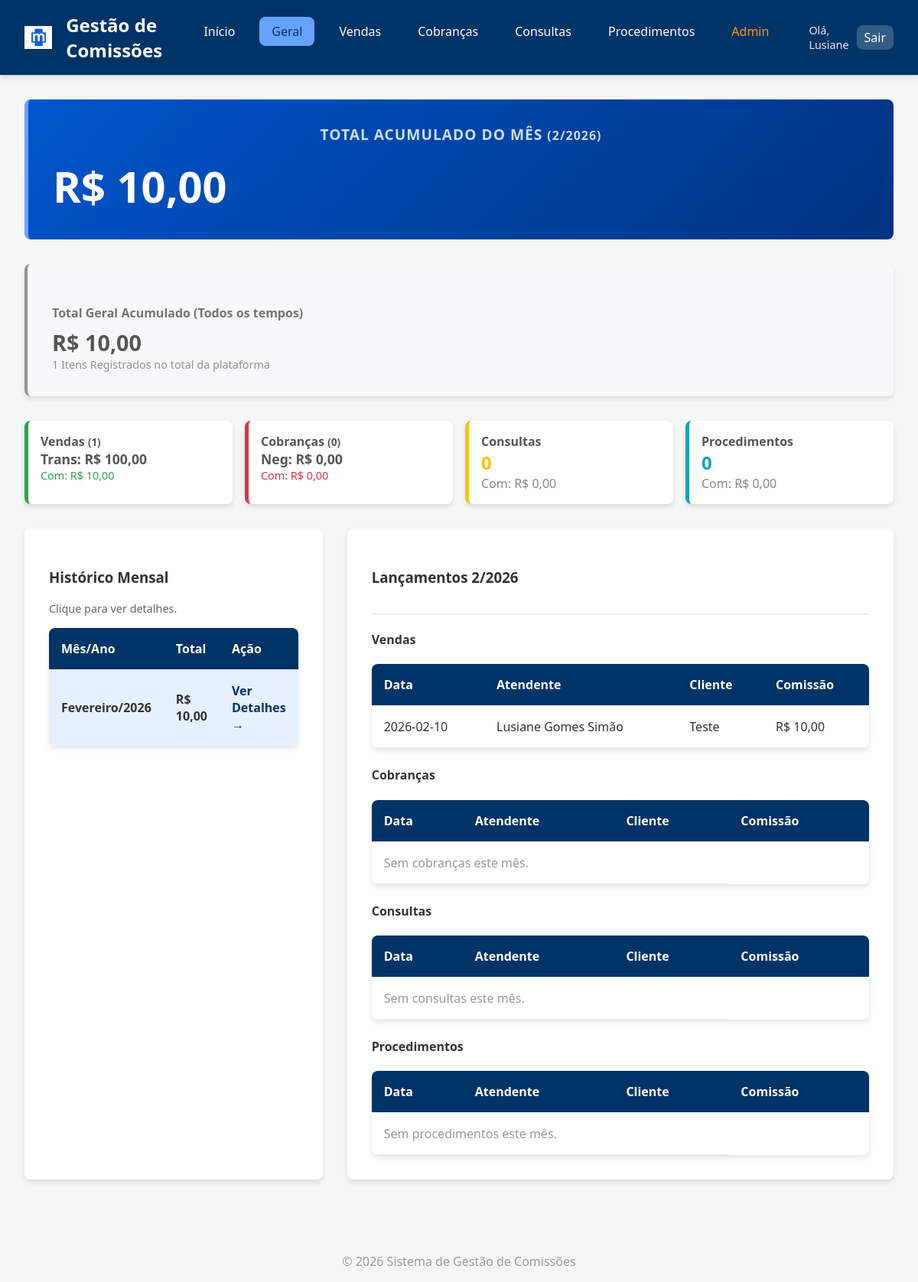
/geral (signed in), run on the app's committed database.
### models.py (models this page shows, shortened)
class User(UserMixin, db.Model):
    __tablename__ = 'users'
    id = db.Column(db.Integer, primary_key=True)
    username = db.Column(db.String(150), unique=True, nullable=False) # Será o Full Name
    full_name = db.Column(db.String(200), nullable=False)
    password_hash = db.Column(db.String(256), nullable=False)

class Vendas(db.Model):
    __tablename__ = 'vendas'
    id = db.Column(db.Integer, primary_key=True)
    user_id = db.Column(db.Integer, db.ForeignKey('users.id'), nullable=False)
    nome_cliente = db.Column(db.String(150), nullable=False)
    data_venda = db.Column(db.Date, nullable=False, default=datetime.utcnow)
    tipo_venda = db.Column(db.String(50), nullable=False)
    valor_total = db.Column(db.Numeric(10, 2), nullable=False)
    comissao_calculada = db.Column(db.Numeric(10, 2), nullable=False)

### app.py (the view, shortened to what this page needs)
@app.route('/geral')
@login_required
def relatorios():
    is_admin = current_user.full_name.strip().lower() == "lusiane gomes simão"
    def base_query(model):
        q = model.query
        if not is_admin:
            q = q.filter_by(user_id=current_user.id)
        return q
    def get_sum(model, col):
        q = db.session.query(func.sum(col))
        if not is_admin:
            q = q.filter(model.user_id == current_user.id)
        return q.scalar() or 0
    tv = get_sum(Vendas, Vendas.comissao_calculada)
    tcb = get_sum(Cobrancas, Cobrancas.comissao_calculada)
    tcs = get_sum(Consultas, Consultas.comissao_calculada)
    tp = get_sum(Procedimentos, Procedimentos.comissao_calculada)
    total_acumulado_geral = tv + tcb + tcs + tp
    tv_bruto = get_sum(Vendas, Vendas.valor_total)
    tcb_bruto = get_sum(Cobrancas, Cobrancas.valor_negociado)
    qv = base_query(Vendas).count()
    qcb = base_query(Cobrancas).count()
    qcs = base_query(Consultas).count()
    qp = base_query(Procedimentos).count()
    total_itens_geral = qv + qcb + qcs + qp
    resumo_geral = {
        'vendas': {'qtd': qv, 'val': tv, 'bruto': tv_bruto},
        'cobrancas': {'qtd': qcb, 'val': tcb, 'bruto': tcb_bruto},
        'consultas': {'qtd': qcs, 'val': tcs, 'bruto': 0},
        'procedimentos': {'qtd': qp, 'val': tp, 'bruto': 0}
    }
    historico = defaultdict(float)
    def agregar(model, date_col):
        q = db.session.query(date_col, model.comissao_calculada)
        if not is_admin:
            q = q.filter(model.user_id == current_user.id)
        results = q.all()
        for dt, valor in results:
            if dt:
                historico[f"{dt.year:04d}-{dt.month:02d}"] += float(valor)
    agregar(Vendas, Vendas.data_venda)
    agregar(Cobrancas, Cobrancas.data_negociacao)
    agregar(Consultas, Consultas.data_consulta)
    agregar(Procedimentos, Procedimentos.data_procedimento)
    historico_ordenado = sorted(historico.items(), key=lambda x: x[0], reverse=True)
    lista_historico = []
    meses_nomes = {1:'Janeiro', 2:'Fevereiro', 3:'Março', 4:'Abril', 5:'Maio', 6:'Junho', 7:'Julho', 8:'Agosto', 9:'Setembro', 10:'Outubro', 11:'Novembro', 12:'Dezembro'}
    for ym, valor in historico_ordenado:
        ano, mes = map(int, ym.split('-'))
        lista_historico.append({
            'label': f"{meses_nomes[mes]}/{ano}",
            'total': valor,
            'mes': mes, 'ano': ano
        })
    mes_filtro = request.args.get('mes', type=int)
    ano_filtro = request.args.get('ano', type=int)
    if not mes_filtro or not ano_filtro:
        agora = datetime.now()
        mes_filtro = agora.month
        ano_filtro = agora.year
        current_ym = f"{ano_filtro:04d}-{mes_filtro:02d}"
        if current_ym not in historico and historico_ordenado:
            ultimo_ano_mes = historico_ordenado[0][0]
            ano_filtro, mes_filtro = map(int, ultimo_ano_mes.split('-'))
    _, last_day = calendar.monthrange(ano_filtro, mes_filtro)
    inicio_filtro = datetime(ano_filtro, mes_filtro, 1).date()
    fim_filtro = datetime(ano_filtro, mes_filtro, last_day).date()
    detalhes = {
        'vendas': base_query(Vendas).filter(Vendas.data_venda >= inicio_filtro, Vendas.data_venda <= fim_filtro).all(),
        'cobrancas': base_query(Cobrancas).filter(Cobrancas.data_negociacao >= inicio_filtro, Cobrancas.data_negociacao <= fim_filtro).all(),
        'consultas': base_query(Consultas).filter(Consultas.data_consulta >= inicio_filtro, Consultas.data_consulta <= fim_filtro).all(),
        'procedimentos': base_query(Procedimentos).filter(Procedimentos.data_procedimento >= inicio_filtro, Procedimentos.data_procedimento <= fim_filtro).all(),
    }
    total_mes_selecionado = historico.get(f"{ano_filtro:04d}-{mes_filtro:02d}", 0.0)
    user_dict = {u.id: u.full_name for u in User.query.all()}
    return render_template('relatorios.html',
                           total_acumulado_geral=total_acumulado_geral,
                           total_itens_geral=total_itens_geral,
                           resumo_geral=resumo_geral,
                           lista_historico=lista_historico,
                           detalhes=detalhes,
                           filtro={'mes': mes_filtro, 'ano': ano_filtro, 'total': total_mes_selecionado},
                           user_dict=user_dict)

### templates/relatorios.html (shortened to what this page needs)
{% extends "base.html" %}
{% block content %}
<div style="margin-bottom: 2rem;">
    <div class="total-geral-highlight"
        style="background: linear-gradient(135deg, #0055cc 0%, #003380 100%); margin-bottom: 1rem; border-left: 5px solid #66A3FF; padding: 2rem; border-radius: 8px;">
        <h2 style="color: #cce0ff; text-transform: uppercase; font-size: 1.2rem; letter-spacing: 1px;">Total Acumulado
            do Mês <small>({{ filtro.mes }}/{{ filtro.ano }})</small></h2>
        <div style="display: flex; justify-content: space-between; align-items: flex-end;">
            <div class="value" style="color: white; font-size: 3.5rem; font-weight: bold;">R$ {{
                "%.2f"|format(filtro.total)|replace('.', ',') }}</div>
        </div>
    </div>
</div>
<div style="margin-bottom: 2rem; opacity: 0.9;">
    <div class="card" style="background: #f8f9fa; border-left: 4px solid #888;">
        <h4 style="color: #666; margin-bottom: 0.5rem;">Total Geral Acumulado (Todos os tempos)</h4>
        <div style="font-size: 1.8rem; font-weight: bold; color: #444;">R$ {{
            "%.2f"|format(total_acumulado_geral)|replace('.', ',') }}</div>
        <div style="color: #888; font-size: 0.9rem;">{{ total_itens_geral }} Itens Registrados no total da plataforma
        </div>
    </div>
</div>
<div style="display: grid; grid-template-columns: repeat(auto-fit, minmax(200px, 1fr)); gap: 1rem;">
    <div class="card" style="padding: 1rem; border-left: 5px solid #28a745;">
        <h4 style="margin: 0; color: #555;">Vendas <small>({{ resumo_geral['vendas']['qtd'] }})</small></h4>
        <div style="font-size: 1.1rem; font-weight: bold; color: #555;">Trans: R$ {{
            "%.2f"|format(resumo_geral['vendas']['bruto'])|replace('.', ',') }}</div>
        <div style="font-size: 0.9rem; color: #28a745;">Com: R$ {{
            "%.2f"|format(resumo_geral['vendas']['val'])|replace('.', ',') }}</div>
    </div>
    <div class="card" style="padding: 1rem; border-left: 5px solid #dc3545;">
        <h4 style="margin: 0; color: #555;">Cobranças <small>({{ resumo_geral['cobrancas']['qtd'] }})</small></h4>
        <div style="font-size: 1.1rem; font-weight: bold; color: #555;">Neg: R$ {{
            "%.2f"|format(resumo_geral['cobrancas']['bruto'])|replace('.', ',') }}</div>
        <div style="font-size: 0.9rem; color: #dc3545;">Com: R$ {{
            "%.2f"|format(resumo_geral['cobrancas']['val'])|replace('.', ',') }}</div>
    </div>
    <div class="card" style="padding: 1rem; border-left: 5px solid #ffc107;">
        <h4 style="margin: 0; color: #555;">Consultas</h4>
        <div style="font-size: 1.5rem; font-weight: bold; color: #ffc107;">{{ resumo_geral['consultas']['qtd'] }}
        </div>
        <div style="color: #888;">Com: R$ {{ "%.2f"|format(resumo_geral['consultas']['val'])|replace('.', ',') }}
        </div>
    </div>
    <div class="card" style="padding: 1rem; border-left: 5px solid #17a2b8;">
        <h4 style="margin: 0; color: #555;">Procedimentos</h4>
        <div style="font-size: 1.5rem; font-weight: bold; color: #17a2b8;">{{ resumo_geral['procedimentos']['qtd']
            }}</div>
        <div style="color: #888;">Com: R$ {{ "%.2f"|format(resumo_geral['procedimentos']['val'])|replace('.', ',')
            }}</div>
    </div>
</div>
<div style="display: grid; grid-template-columns: 1fr 2fr; gap: 2rem;">
    <div class="card">
        <h3>Histórico Mensal</h3>
        <p style="font-size: 0.9rem; color: #666; margin-bottom: 1rem;">Clique para ver detalhes.</p>
        <table>
            <thead>
                <tr>
                    <th>Mês/Ano</th>
                    <th>Total</th>
                    <th>Ação</th>
                </tr>
            </thead>
            <tbody>
                {% for item in lista_historico %}
                <tr {% if item.mes==filtro.mes and item.ano==filtro.ano
                    %}style="background-color: #e6f0ff; font-weight: bold;" {% endif %}>
                    <td>{{ item.label }}</td>
                    <td>R$ {{ "%.2f"|format(item.total)|replace('.', ',') }}</td>
                    <td>
                        <a href="{{ url_for('relatorios', mes=item.mes, ano=item.ano) }}"
                            style="color: var(--primary-color); text-decoration: none;">Ver Detalhes &rarr;</a>
                    </td>
                </tr>
                {% else %}
                <tr>
                    <td colspan="3">Nenhum registro encontrado.</td>
                </tr>
                {% endfor %}
            </tbody>
        </table>
    </div>
    <div class="card">
        <div
            style="display: flex; justify-content: space-between; align-items: center; border-bottom: 2px solid #eee; padding-bottom: 1rem; margin-bottom: 1rem;">
            <h3>Lançamentos {{ filtro.mes }}/{{ filtro.ano }}</h3>
        </div>
        <h4>Vendas</h4>
        <table>
            <thead>
                <tr>
                    <th>Data</th>
                    <th>Atendente</th>
                    <th>Cliente</th>
                    <th>Comissão</th>
                </tr>
            </thead>
            <tbody>
                {% for v in detalhes['vendas'] %}
                <tr>
                    <td>{{ v.data_venda }}</td>
                    <td>{{ user_dict.get(v.user_id, 'Desconhecido') }}</td>
                    <td>{{ v.nome_cliente }}</td>
                    <td>R$ {{ "%.2f"|format(v.comissao_calculada)|replace('.', ',') }}</td>
                </tr>
                {% else %}
                <tr>
                    <td colspan="3" style="color: #999;">Sem vendas este mês.</td>
                </tr>
                {% endfor %}
            </tbody>
        </table>
        <h4 style="margin-top: 1.5rem;">Cobranças</h4>
        <table>
            <thead>
                <tr>
                    <th>Data</th>
                    <th>Atendente</th>
                    <th>Cliente</th>
                    <th>Comissão</th>
                </tr>
            </thead>
            <tbody>
                {% for c in detalhes['cobrancas'] %}
                <tr>
                    <td>{{ c.data_negociacao }}</td>
                    <td>{{ user_dict.get(c.user_id, 'Desconhecido') }}</td>
                    <td>{{ c.nome_cliente }}</td>
                    <td>R$ {{ "%.2f"|format(c.comissao_calculada)|replace('.', ',') }}</td>
                </tr>
                {% else %}
                <tr>
                    <td colspan="3" style="color: #999;">Sem cobranças este mês.</td>
                </tr>
                {% endfor %}
            </tbody>
        </table>
        <h4 style="margin-top: 1.5rem;">Consultas</h4>
        <table>
            <thead>
                <tr>
                    <th>Data</th>
                    <th>Atendente</th>
                    <th>Cliente</th>
                    <th>Comissão</th>
                </tr>
            </thead>
            <tbody>
                {% for c in detalhes['consultas'] %}
                <tr>
                    <td>{{ c.data_consulta }}</td>
                    <td>{{ user_dict.get(c.user_id, 'Desconhecido') }}</td>
                    <td>{{ c.nome_cliente }}</td>
                    <td>R$ {{ "%.2f"|format(c.comissao_calculada)|replace('.', ',') }}</td>
                </tr>
                {% else %}
                <tr>
                    <td colspan="3" style="color: #999;">Sem consultas este mês.</td>
                </tr>
                {% endfor %}
            </tbody>
        </table>
        <h4 style="margin-top: 1.5rem;">Procedimentos</h4>
        <table>
            <thead>
                <tr>
                    <th>Data</th>
                    <th>Atendente</th>
                    <th>Cliente</th>
                    <th>Comissão</th>
                </tr>
            </thead>
            <tbody>
                {% for p in detalhes['procedimentos'] %}
                <tr>
                    <td>{{ p.data_procedimento }}</td>
                    <td>{{ user_dict.get(p.user_id, 'Desconhecido') }}</td>
                    <td>{{ p.nome_cliente }}</td>
                    <td>R$ {{ "%.2f"|format(p.comissao_calculada)|replace('.', ',') }}</td>
                </tr>
                {% else %}
                <tr>
                    <td colspan="3" style="color: #999;">Sem procedimentos este mês.</td>
                </tr>
                {% endfor %}
            </tbody>
        </table>
    </div>
</div>
{% endblock %}

### templates/base.html (shortened to what this page needs)
<!DOCTYPE html>
<html lang="pt-BR">
<head>
    <link rel="stylesheet" href="{{ url_for('static', filename='style.css') }}">
</head>
<body>
    <header>
        <div class="logo">
            <img src="{{ url_for('static', filename='logo_m.png') }}" alt="M"
                style="height: 30px; vertical-align: middle; margin-right: 10px;"> Gestão de Comissões
        </div>
        <nav>
            <ul>
                {% if current_user.is_authenticated %}
                <li><a href="{{ url_for('home') }}"
                        class="{{ 'active' if request.endpoint == 'home' else '' }}">Início</a></li>
                <li><a href="{{ url_for('relatorios') }}"
                        class="{{ 'active' if request.endpoint == 'relatorios' else '' }}">Geral</a></li>
                <li><a href="{{ url_for('vendas') }}"
                        class="{{ 'active' if request.endpoint == 'vendas' else '' }}">Vendas</a></li>
                <li><a href="{{ url_for('cobrancas') }}"
                        class="{{ 'active' if request.endpoint == 'cobrancas' else '' }}">Cobranças</a></li>
                <li><a href="{{ url_for('consultas') }}"
                        class="{{ 'active' if request.endpoint == 'consultas' else '' }}">Consultas</a></li>
                <li><a href="{{ url_for('procedimentos') }}"
                        class="{{ 'active' if request.endpoint == 'procedimentos' else '' }}">Procedimentos</a></li>
                {% if current_user.full_name.strip().lower() == 'lusiane gomes simão' %}
                <li><a href="{{ url_for('admin_users') }}"
                        class="{{ 'active' if request.endpoint == 'admin_users' else '' }}"
                        style="color: #ff9900;">Admin</a></li>
                {% endif %}
                <li style="margin-left: 20px; display: flex; align-items: center; gap: 10px;">
                    <span style="font-size: 0.9rem; opacity: 0.9;">Olá, {{ current_user.full_name.split()[0] }}</span>
                    <a href="{{ url_for('logout') }}"
                        style="background-color: rgba(255,255,255,0.2); padding: 5px 10px;">Sair</a>
                </li>
                {% else %}
                <li><a href="{{ url_for('login') }}">Login</a></li>
                <li><a href="{{ url_for('register') }}">Cadastro</a></li>
                {% endif %}
            </ul>
        </nav>
    </header>
    <main>
        {% block content %}{% endblock %}
    </main>
    <footer>
        <p style="text-align: center; color: #999; margin-top: 2rem;">&copy; 2026 Sistema de Gestão de Comissões</p>
    </footer>
</body>
</html>

### data on the page
User: full_name "Lusiane", get "Lusiane Gomes Simão"
Vendas: data_venda "2026-02-10", nome_cliente "Teste", comissao_calculada "10,00"

### other printed values
{{ filtro.mes }} "2"
{{ filtro.ano }} "2026"
{{ "%.2f"|format(filtro.total)|replace('.', ',') }} "10,00"
{{ "%.2f"|format(total_acumulado_geral)|replace('.', ',') }} "10,00"
{{ total_itens_geral }} "1"
{{ resumo_geral['vendas']['qtd'] }} "1"
{{ "%.2f"|format(resumo_geral['vendas']['bruto'])|replace('.', ',') }} "100,00"
{{ "%.2f"|format(resumo_geral['vendas']['val'])|replace('.', ',') }} "10,00"
{{ resumo_geral['cobrancas']['qtd'] }} "0"
{{ "%.2f"|format(resumo_geral['cobrancas']['bruto'])|replace('.', ',') }} "0,00"
{{ "%.2f"|format(resumo_geral['cobrancas']['val'])|replace('.', ',') }} "0,00"
{{ resumo_geral['consultas']['qtd'] }} "0"
{{ "%.2f"|format(resumo_geral['consultas']['val'])|replace('.', ',') }} "0,00"
{{ resumo_geral['procedimentos']['qtd'] }} "0"
{{ "%.2f"|format(resumo_geral['procedimentos']['val'])|replace('.', ',') }} "0,00"
